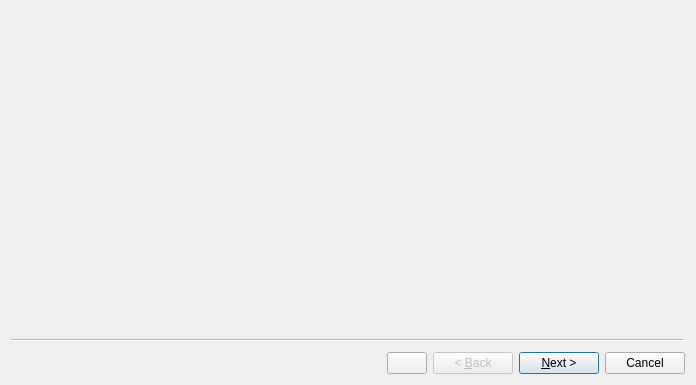
<?xml version="1.0" encoding="UTF-8"?>
<ui version="4.0">
 <class>Wizard</class>
 <widget class="QWizard" name="Wizard">
  <property name="geometry">
   <rect>
    <x>0</x>
    <y>0</y>
    <width>696</width>
    <height>385</height>
   </rect>
  </property>
  <property name="contextMenuPolicy">
   <enum>Qt::DefaultContextMenu</enum>
  </property>
  <property name="windowTitle">
   <string>DEFINIÇÃO BÁSICA DE LOTES</string>
  </property>
  <property name="sizeGripEnabled">
   <bool>false</bool>
  </property>
  <property name="modal">
   <bool>false</bool>
  </property>
  <property name="wizardStyle">
   <enum>QWizard::ClassicStyle</enum>
  </property>
  <property name="options">
   <set>QWizard::HaveCustomButton1|QWizard::HelpButtonOnRight|QWizard::NoDefaultButton</set>
  </property>
  <widget class="QWizardPage" name="wizardPage1"/>
  <widget class="QWizardPage" name="wizardPage2"/>
 </widget>
 <resources/>
 <connections/>
</ui>
